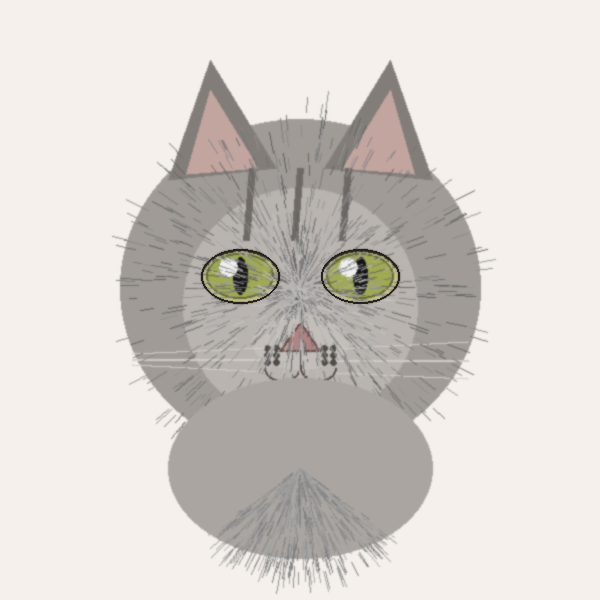
#> input picture samples/2026-03-14_20-40-15_cat_realistic/cat_realistic.png, 600 x 600 px; its folder holds only this picture in this run
$ python run_sample.py samples/2026-03-14_20-40-15_cat_realistic/cat_realistic.png
#> lines starting #> are read from the running program, lines starting #| are printed output that depends on the picture; after the words box and inside, x2 and y2 are one past the last pixel; in counts of white or black regions, pixels touching at a corner belong together
### image_to_embroidery.py
"""
Convert raster images to simplified embroidery patterns.

Uses Pillow and OpenCV to process images, then the drawing library
to generate stitch patterns.
"""

import math
import cv2
import numpy as np
from PIL import Image

from drawing import Canvas


def _rgb_to_hex(r, g, b):
    return f"#{r:02X}{g:02X}{b:02X}"


# [48 lines left out: functions _simplify_contour, _contour_to_points, _contour_centroid, _nearest_neighbor_order, not called in this run]


def image_to_embroidery(
    image_path,
    output_path,
    width_mm=100,
    height_mm=None,
    max_colors=8,
    min_area=20,
    fill_spacing=0.8,
    fill_angle=45,
    stitch_length=2.5,
    outline=True,
    do_fill=True,
    simplify=0.015,
):
    """Convert an image to an embroidery file.

    Args:
        image_path: Path to the input image.
        output_path: Path for the output embroidery file (.dst, .pes, etc.).
        width_mm: Target width in mm.
        height_mm: Target height in mm (auto-calculated from aspect ratio if None).
        max_colors: Number of thread colors to quantize to.
        min_area: Minimum contour area in pixels to include (filters noise).
        fill_spacing: Distance between fill lines in mm.
        fill_angle: Angle of fill hatching in degrees.
        stitch_length: Maximum stitch length in mm.
        outline: Whether to stitch outlines around color regions.
        do_fill: Whether to fill color regions.
        simplify: Contour simplification factor (0 = no simplification).

    Returns:
        The Canvas object with the generated pattern.
    """
#> called with width_mm = 150, max_colors = 10, min_area = 15, fill_spacing = 0.6, fill_angle = 45, stitch_length = 2.5, outline = True, do_fill = True
    # Load and prepare image
    img = Image.open(image_path).convert("RGB")
#> img is the input picture: PIL image 600x600 RGB; mean R, G, B 215.5, 210.4, 205
    orig_w, orig_h = img.size
#> orig_w = 600; orig_h = 600

    if height_mm is None:
        height_mm = width_mm * (orig_h / orig_w)
#> height_mm = 150

    # Resize for processing — work at a reasonable resolution
    process_w = 300
    process_h = int(process_w * (orig_h / orig_w))
#> process_h = 300
    img_resized = img.resize((process_w, process_h), Image.LANCZOS)

    # Quantize colors
    img_quantized = img_resized.quantize(colors=max_colors, method=Image.Quantize.MEDIANCUT)
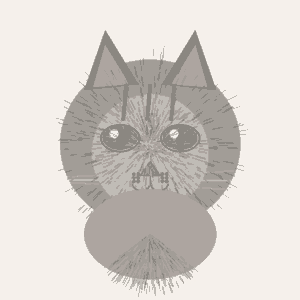
#> img_quantized: PIL image 300x300 P; mean R, G, B 216.6, 211.4, 206.1
    palette_data = img_quantized.getpalette()
#> palette_data = 30 values, max 247 at index 0, min 129 at index 29, mean 208.7
    img_indexed = np.array(img_quantized)
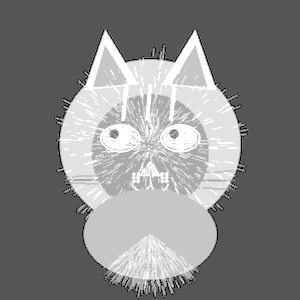
#> img_indexed: shape (300, 300); min 0, max 9, mean 4.62; drawn with min black and max white

    # Extract palette colors (RGB tuples)
    palette = []
    for i in range(max_colors):
        r, g, b = palette_data[i * 3], palette_data[i * 3 + 1], palette_data[i * 3 + 2]
        palette.append((r, g, b))
#> this loop made 10 passes
#> (r, g, b) on passes 1 to 10: (247, 242, 237), (246, 240, 235), (245, 240, 236), (245, 240, 235), (245, 240, 234), (243, 241, 238), (192, 188, 182), (173, 165, 160), (162, 157, 151), (139, 135, 129)
#> after the loop, palette = [(247, 242, 237), (246, 240, 235), (245, 240, 236), (245, 240, 235), (245, 240, 234), (243, 241, 238), (192, 188, 182), (173, 165, 160), (162, 157, 151), (139, 135, 129)]

    # Sort colors by luminance (stitch dark colors last so they sit on top)
    color_order = sorted(
        range(max_colors),
        key=lambda i: -(0.299 * palette[i][0] + 0.587 * palette[i][1] + 0.114 * palette[i][2]),
    )
#> color_order = [0, 5, 1, 2, 3, 4, 6, 7, 8, 9]

    # Scale factors: pixels -> mm
    scale_x = width_mm / process_w
    scale_y = height_mm / process_h
#> scale_y = 0.5

    canvas = Canvas(stitch_length=stitch_length)
#> (the call stopped at in __init__, `self.pattern = pyembroidery.EmbPattern()`: pyembroidery is not available in this run)
#> (the call stopped at in embroidery_summary, `pattern = pyembroidery.read(filepath)`: pyembroidery is not available in this run)
#> the loop in image_to_embroidery (call 2), `for i in range(max_colors):` made 10 passes
#> (the call stopped at in __init__, `self.pattern = pyembroidery.EmbPattern()`: pyembroidery is not available in this run)
#> (the call stopped at in embroidery_summary, `pattern = pyembroidery.read(filepath)`: pyembroidery is not available in this run)
    first_color = True

    for color_idx in color_order:
        r, g, b = palette[color_idx]

        # Skip near-white colors (likely background)
        if r > 240 and g > 240 and b > 240:
            continue

        # Create binary mask for this color
        mask = (img_indexed == color_idx).astype(np.uint8) * 255

        # Clean up mask with morphological operations
        kernel = cv2.getStructuringElement(cv2.MORPH_ELLIPSE, (3, 3))
        mask = cv2.morphologyEx(mask, cv2.MORPH_CLOSE, kernel)
        mask = cv2.morphologyEx(mask, cv2.MORPH_OPEN, kernel)

        # Find contours
        contours, hierarchy = cv2.findContours(mask, cv2.RETR_EXTERNAL, cv2.CHAIN_APPROX_SIMPLE)

        if not contours:
            continue

        # Filter small contours
        contours = [c for c in contours if cv2.contourArea(c) >= min_area]
        if not contours:
            continue

        # Switch thread color
        hex_color = _rgb_to_hex(r, g, b)
        if first_color:
            canvas._add_thread(hex_color)
            first_color = False
        else:
            canvas.color(hex_color)

        # Order contours by spatial proximity to reduce travel stitches
        last_pos = (canvas._x / scale_x, canvas._y / scale_y) if not first_color else (0, 0)
        contours = _nearest_neighbor_order(contours, start=last_pos)

        for contour in contours:
            # Simplify contour
            if simplify > 0:
                contour = _simplify_contour(contour, simplify)

            if len(contour) < 3:
                continue

            points = _contour_to_points(contour, scale_x, scale_y)

            # Fill the region
            if do_fill:
                canvas.fill(points, angle=fill_angle, spacing=fill_spacing)

            # Outline the region
            if outline:
                canvas.polygon(points)

    canvas.save(output_path)
    return canvas


def image_to_embroidery_outline(
    image_path,
    output_path,
    width_mm=100,
    height_mm=None,
    stitch_length=2.0,
    edge_threshold1=50,
    edge_threshold2=150,
    simplify=0.02,
    min_length=15,
):
    """Convert an image to an outline-only embroidery (like a sketch).

    Uses Canny edge detection to find edges, then traces them as stitches.

    Args:
        image_path: Path to the input image.
        output_path: Path for the output embroidery file.
        width_mm: Target width in mm.
        height_mm: Target height in mm (auto from aspect ratio if None).
        stitch_length: Maximum stitch length in mm.
        edge_threshold1: Canny lower threshold.
        edge_threshold2: Canny upper threshold.
        simplify: Contour simplification factor.
        min_length: Minimum contour arc length in pixels to include.

    Returns:
        The Canvas object with the generated pattern.
    """
#> called with width_mm = 150, stitch_length = 2, edge_threshold1 = 30, edge_threshold2 = 100, simplify = 0.015, min_length = 8
    img = Image.open(image_path).convert("RGB")
    orig_w, orig_h = img.size
#> orig_w = 600; orig_h = 600

    if height_mm is None:
        height_mm = width_mm * (orig_h / orig_w)
#> height_mm = 150

    # Process at reasonable resolution
    process_w = 400
    process_h = int(process_w * (orig_h / orig_w))
#> process_h = 400
    img_resized = img.resize((process_w, process_h), Image.LANCZOS)
#> img_resized: PIL image 400x400 RGB

    # Convert to grayscale and detect edges
    gray = cv2.cvtColor(np.array(img_resized), cv2.COLOR_RGB2GRAY)
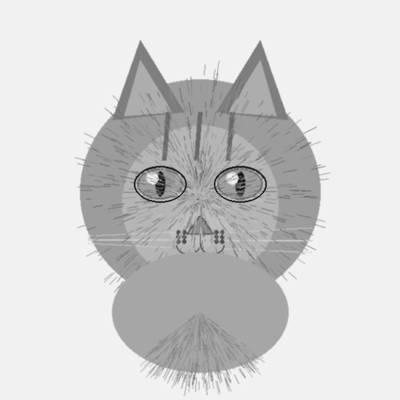
#> gray: shape (400, 400); min 17, max 244, mean 211.4
    gray = cv2.GaussianBlur(gray, (5, 5), 0)
    edges = cv2.Canny(gray, edge_threshold1, edge_threshold2)
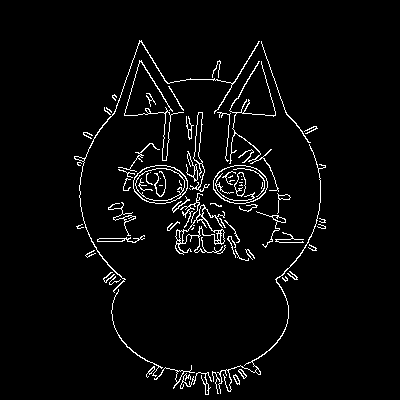
#> edges: shape (400, 400); 3.6% white in thin lines or dots, all inside (x1, y1, x2, y2) = (74, 40, 326, 395)

    # Dilate slightly to connect nearby edges
    kernel = np.ones((2, 2), np.uint8)
    edges = cv2.dilate(edges, kernel, iterations=1)
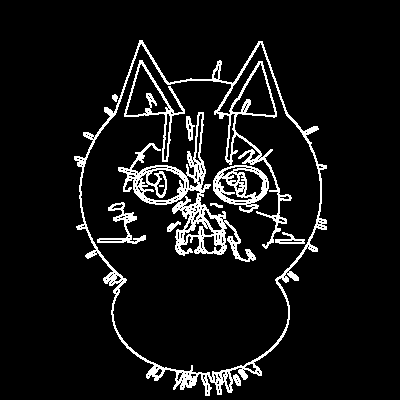
#> edges: shape (400, 400); 7.8% white in thin lines or dots, all inside (x1, y1, x2, y2) = (74, 40, 327, 396)

    # Find contours of edges
    contours, _ = cv2.findContours(edges, cv2.RETR_LIST, cv2.CHAIN_APPROX_SIMPLE)
#> contours = 298 contours, 252 with area under 20; largest, box (x1, y1, x2, y2) and area: (74, 40, 327, 396) 59394, (80, 42, 321, 378) 53527, (118, 112, 256, 262) 5053, (124, 60, 185, 162) 1804, (213, 165, 269, 213) 1786

    scale_x = width_mm / process_w
    scale_y = height_mm / process_h
#> scale_y = 0.375

    canvas = Canvas(stitch_length=stitch_length, color="black")

    # Filter and sort contours by position (top-to-bottom, left-to-right)
    # to minimize jumps
    valid = []
    for c in contours:
        if cv2.arcLength(c, False) >= min_length:
            if simplify > 0:
                c = _simplify_contour(c, simplify)
            if len(c) >= 2:
                valid.append(c)

    # Order contours by spatial proximity (nearest-neighbor) to
    # minimise jump stitches between regions.
    valid = _nearest_neighbor_order(valid, start=(0, 0))

    for contour in valid:
        points = _contour_to_points(contour, scale_x, scale_y)
        if len(points) >= 3:
            canvas.polygon(points)
        elif len(points) == 2:
            canvas.line(*points[0], *points[1])

    canvas.save(output_path)
    return canvas

### drawing.py
"""
Embroidery drawing library built on pyembroidery.

Provides a Canvas class with methods for lines, curves, shapes, and fills
that generate stitch patterns for embroidery files.

All coordinates are in millimeters. Internally converted to pyembroidery's
0.1mm unit system.
"""

import math
import pyembroidery


def _mm(v):
    """Convert mm to pyembroidery units (0.1mm)."""
    return v * 10


class Canvas:
    """Drawing surface that builds an embroidery pattern."""

    # Minimum distance (mm) to trigger a trim+jump; shorter moves just
    # stitch across to avoid the overhead of trim/tie-off/jump/tie-in.
    MIN_JUMP_DISTANCE = 3.0

    # Lock stitch size in mm (tiny back-and-forth to secure thread).
    LOCK_STITCH_SIZE = 0.3

    def __init__(self, stitch_length=2.0, color="black"):
        """
        Args:
            stitch_length: Default max stitch length in mm.
            color: Initial thread color (name or hex).
        """
        self.pattern = pyembroidery.EmbPattern()
        self.stitch_length = stitch_length
        self._color = color
        self._add_thread(color)
        self._x = 0.0
        self._y = 0.0
        self._section_started = False  # tracks if we've stitched since last move

    # ── Thread / color management ──────────────────────────────

    _COLOR_MAP = {
        "black": "#000000", "white": "#FFFFFF", "red": "#FF0000",
        "green": "#00FF00", "blue": "#0000FF", "yellow": "#FFFF00",
        "orange": "#FFA500", "purple": "#800080", "pink": "#FFC0CB",
        "brown": "#8B4513", "gray": "#808080", "grey": "#808080",
    }

    # [443 lines left out: functions _add_thread, color, _lock_stitch_in, _lock_stitch_out, move_to, _stitch_to and 24 more, not called in this run]

    # ── Text (basic block letters) ─────────────────────────────

    _FONT = {
        'A': [[(0,1),(0.5,0),(1,1)],[(0.25,0.5),(0.75,0.5)]],
        'B': [[(0,0),(0,1),(0.75,1),(0.75,0.5),(0,0.5),(0.75,0.5),(0.75,0),(0,0)]],
        'C': [[(1,0),(0,0),(0,1),(1,1)]],
        'D': [[(0,0),(0,1),(0.75,1),(1,0.75),(1,0.25),(0.75,0),(0,0)]],
        'E': [[(1,0),(0,0),(0,0.5),(0.75,0.5),(0,0.5),(0,1),(1,1)]],
        'F': [[(0,1),(0,0),(1,0),(0,0),(0,0.5),(0.75,0.5)]],
        'G': [[(1,0),(0,0),(0,1),(1,1),(1,0.5),(0.5,0.5)]],
        'H': [[(0,0),(0,1)],[(0,0.5),(1,0.5)],[(1,0),(1,1)]],
        'I': [[(0.25,0),(0.75,0)],[(0.5,0),(0.5,1)],[(0.25,1),(0.75,1)]],
        'J': [[(0.25,0),(0.75,0),(0.75,1),(0.25,1),(0,0.75)]],
        'K': [[(0,0),(0,1)],[(1,0),(0,0.5),(1,1)]],
        'L': [[(0,0),(0,1),(1,1)]],
        'M': [[(0,1),(0,0),(0.5,0.5),(1,0),(1,1)]],
        'N': [[(0,1),(0,0),(1,1),(1,0)]],
        'O': [[(0,0),(1,0),(1,1),(0,1),(0,0)]],
        'P': [[(0,1),(0,0),(1,0),(1,0.5),(0,0.5)]],
        'Q': [[(0,0),(1,0),(1,1),(0,1),(0,0)],[(0.6,0.8),(1,1.1)]],
        'R': [[(0,1),(0,0),(1,0),(1,0.5),(0,0.5),(1,1)]],
        'S': [[(1,0),(0,0),(0,0.5),(1,0.5),(1,1),(0,1)]],
        'T': [[(0,0),(1,0)],[(0.5,0),(0.5,1)]],
        'U': [[(0,0),(0,1),(1,1),(1,0)]],
        'V': [[(0,0),(0.5,1),(1,0)]],
        'W': [[(0,0),(0.25,1),(0.5,0.5),(0.75,1),(1,0)]],
        'X': [[(0,0),(1,1)],[(1,0),(0,1)]],
        'Y': [[(0,0),(0.5,0.5),(1,0)],[(0.5,0.5),(0.5,1)]],
        'Z': [[(0,0),(1,0),(0,1),(1,1)]],
        '0': [[(0,0),(1,0),(1,1),(0,1),(0,0)],[(0,1),(1,0)]],
        '1': [[(0.25,0.25),(0.5,0)],[(0.5,0),(0.5,1)],[(0.25,1),(0.75,1)]],
        '2': [[(0,0.25),(0.25,0),(0.75,0),(1,0.25),(1,0.5),(0,1),(1,1)]],
        '3': [[(0,0),(1,0),(1,0.5),(0.25,0.5),(1,0.5),(1,1),(0,1)]],
        '4': [[(0,0),(0,0.5),(1,0.5)],[(0.75,0),(0.75,1)]],
        '5': [[(1,0),(0,0),(0,0.5),(0.75,0.5),(1,0.75),(0.75,1),(0,1)]],
        '6': [[(1,0),(0,0),(0,1),(1,1),(1,0.5),(0,0.5)]],
        '7': [[(0,0),(1,0),(0.5,1)]],
        '8': [[(0.5,0.5),(0,0.25),(0,0),(1,0),(1,0.25),(0.5,0.5),(0,0.75),(0,1),(1,1),(1,0.75),(0.5,0.5)]],
        '9': [[(0,1),(1,1),(1,0),(0,0),(0,0.5),(1,0.5)]],
        ' ': [],
        '.': [[(0.4,0.9),(0.6,0.9),(0.6,1),(0.4,1),(0.4,0.9)]],
        ',': [[(0.5,0.9),(0.5,1.1)]],
        '!': [[(0.5,0),(0.5,0.7)],[(0.5,0.9),(0.5,1)]],
        '-': [[(0.2,0.5),(0.8,0.5)]],
    }

    # [33 lines left out: functions text, save, not called in this run]

### run_sample.py
"""Run an image-to-embroidery conversion and save results in a timestamped folder.

Usage:
    python run_sample.py <image_path> [--width 150] [--colors 10] [--spacing 0.6]
"""

import argparse
import math
import os
import shutil
from datetime import datetime

import pyembroidery

from image_to_embroidery import image_to_embroidery, image_to_embroidery_outline


def embroidery_summary(filepath):
    """Read an embroidery file and return a summary dict with stats."""
    pattern = pyembroidery.read(filepath)
    stitches = pattern.stitches

    stitch_count = 0
    color_changes = 0
    total_length_mm = 0.0
    prev_x, prev_y = None, None

    for x, y, cmd in stitches:
        if cmd == pyembroidery.STITCH:
            stitch_count += 1
            if prev_x is not None:
                dx = (x - prev_x) / 10.0  # pyembroidery units are 0.1mm
                dy = (y - prev_y) / 10.0
                total_length_mm += math.hypot(dx, dy)
        elif cmd == pyembroidery.COLOR_CHANGE:
            color_changes += 1

        if cmd in (pyembroidery.STITCH, pyembroidery.TRIM, pyembroidery.JUMP):
            prev_x, prev_y = x, y

    num_colors = color_changes + 1 if stitch_count > 0 else 0

    # Estimate time: ~400 stitches/min for home machines, plus ~30s per color change
    minutes = stitch_count / 400.0 + color_changes * 0.5
    hours = int(minutes // 60)
    mins = int(minutes % 60)
    time_str = f"{hours}h {mins}m" if hours > 0 else f"{mins}m"

    return {
        "stitches": stitch_count,
        "colors": num_colors,
        "thread_length_m": total_length_mm / 1000.0,
        "estimated_time": time_str,
    }


def write_summary(embroidery_path):
    """Generate a .summary.txt file next to the embroidery file."""
    stats = embroidery_summary(embroidery_path)
    base = os.path.splitext(embroidery_path)[0]
    ext = os.path.splitext(embroidery_path)[1]
    summary_path = f"{base}{ext}.summary.txt"
    with open(summary_path, "w") as f:
        f.write(f"File: {os.path.basename(embroidery_path)}\n")
        f.write(f"Stitches: {stats['stitches']:,}\n")
        f.write(f"Thread colors: {stats['colors']}\n")
        f.write(f"Thread length: {stats['thread_length_m']:.1f} m\n")
        f.write(f"Estimated time: {stats['estimated_time']}\n")
    return summary_path


def run(image_path, width_mm=150, max_colors=10, fill_spacing=0.6):
    timestamp = datetime.now().strftime("%Y-%m-%d_%H-%M-%S")
    base_name = os.path.splitext(os.path.basename(image_path))[0]
    run_dir = os.path.join("samples", f"{timestamp}_{base_name}")
    os.makedirs(run_dir, exist_ok=True)

    # Copy source image into run folder
    src_copy = os.path.join(run_dir, os.path.basename(image_path))
    shutil.copy2(image_path, src_copy)

    # Filled embroidery — DST
    dst_path = os.path.join(run_dir, f"{base_name}_filled.dst")
    print(f"Generating filled DST -> {dst_path}")
    image_to_embroidery(
        image_path, dst_path,
        width_mm=width_mm, max_colors=max_colors,
        fill_spacing=fill_spacing, fill_angle=45,
        min_area=15, stitch_length=2.5, simplify=0.012,
    )

    write_summary(dst_path)

    # Filled embroidery — PES
    pes_path = os.path.join(run_dir, f"{base_name}_filled.pes")
    print(f"Generating filled PES -> {pes_path}")
    image_to_embroidery(
        image_path, pes_path,
        width_mm=width_mm, max_colors=max_colors,
        fill_spacing=fill_spacing, fill_angle=45,
        min_area=15, stitch_length=2.5, simplify=0.012,
    )

    write_summary(pes_path)

    # Outline-only embroidery
    outline_path = os.path.join(run_dir, f"{base_name}_outline.dst")
    print(f"Generating outline DST -> {outline_path}")
    image_to_embroidery_outline(
        image_path, outline_path,
        width_mm=width_mm,
        edge_threshold1=30, edge_threshold2=100,
        min_length=8, simplify=0.015,
    )
#> (the call stopped at in __init__, `self.pattern = pyembroidery.EmbPattern()`: pyembroidery is not available in this run)

    write_summary(outline_path)
#> (the call stopped at in embroidery_summary, `pattern = pyembroidery.read(filepath)`: pyembroidery is not available in this run)

    # Write a run info file
    info_path = os.path.join(run_dir, "run_info.txt")
    with open(info_path, "w") as f:
        f.write(f"Timestamp: {timestamp}\n")
        f.write(f"Source: {image_path}\n")
        f.write(f"Width: {width_mm}mm\n")
        f.write(f"Colors: {max_colors}\n")
        f.write(f"Fill spacing: {fill_spacing}mm\n")
        f.write(f"Fill angle: 45deg\n")
        f.write(f"Outputs:\n")
        for p in [dst_path, pes_path, outline_path]:
            size_kb = os.path.getsize(p) / 1024
            f.write(f"  {os.path.basename(p)} ({size_kb:.1f} KB)\n")

    print(f"\nRun complete: {run_dir}/")
    for fname in sorted(os.listdir(run_dir)):
        fpath = os.path.join(run_dir, fname)
        size_kb = os.path.getsize(fpath) / 1024
        print(f"  {fname} ({size_kb:.1f} KB)")

    return run_dir


if __name__ == "__main__":
    parser = argparse.ArgumentParser(description="Convert image to embroidery")
    parser.add_argument("image", help="Path to source image")
    parser.add_argument("--width", type=float, default=150, help="Width in mm")
    parser.add_argument("--colors", type=int, default=10, help="Max thread colors")
    parser.add_argument("--spacing", type=float, default=0.6, help="Fill line spacing in mm")
    args = parser.parse_args()
#> (the run stopped early here; a loop or call above may not have finished)
